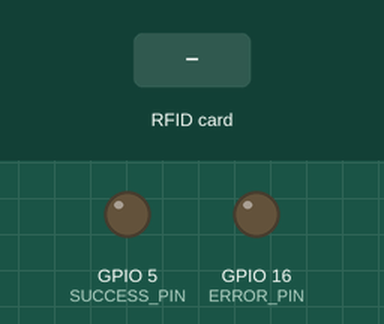
A sketch run on a simulated ESP8266 (NodeMCU). Shown: output pins drawn as LEDs (lit = HIGH). The inputs (shaded band) are chosen by the test bench. WiFi joins after 1.5 s; servers stay silent unless stated; uploads are accepted with an empty reply; what the sketch prints to the serial monitor is not drawn.

Above: at 4.7 s.
4.8 s: RFID card 5E 7A 19 C4 held to the reader
At 6.2 s:
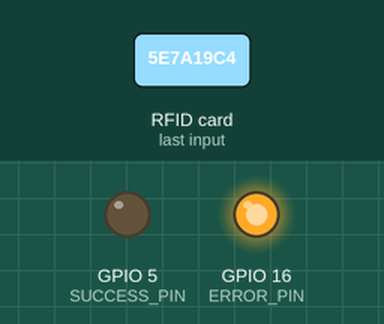
Timing chart, 0 to 9.3 s (numbered marks = the images above; inputs shaded):
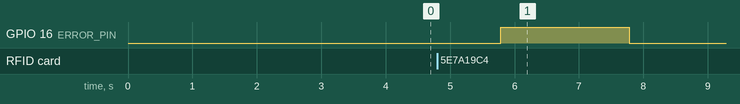

The sketch:

atpt-paybycard.ino
```cpp
#include <SPI.h>
#include <MFRC522.h>
#include <ESP8266HTTPClient.h>
#include <ESP8266WiFi.h>

#define SS_PIN 2
#define RST_PIN 4

#define ERROR_PIN 16
#define SUCCESS_PIN 5


const char *ssid = "Amar";
const char *password = "wifi1234";

MFRC522 mfrc522(SS_PIN, RST_PIN);
void setup() {
   delay(1000);
   Serial.begin(9600);
   WiFi.mode(WIFI_OFF);
   delay(1000);
   WiFi.mode(WIFI_STA);
   WiFi.begin(ssid, password);
   Serial.println("");

   pinMode(SUCCESS_PIN, OUTPUT);
   pinMode(ERROR_PIN, OUTPUT);

   Serial.print("Connecting");
   while (WiFi.status() != WL_CONNECTED) {
     delay(500);
     Serial.print(".");
   }

   Serial.println("");
   Serial.print("Connected to ");
   Serial.println(ssid);
   Serial.print("IP address: ");
   Serial.println(WiFi.localIP());

   SPI.begin();
   mfrc522.PCD_Init();
}

void sendRfidLog(long cardId) {

  if(WiFi.status() == WL_CONNECTED) {
    HTTPClient http;
    String postData = "reg=A00-A-001&card=" + String(cardId);

    Serial.println("KarticaID:");
    Serial.println(String(cardId));

    http.begin("http://192.168.43.141/publictransportcloud/api/LinijaPlacanje/card.php");
    http.addHeader("Content-Type", "application/x-www-form-urlencoded");

    Serial.println(postData);
    int httpCode = http.POST(postData);
    String payload = http.getString();

    Serial.println("httpCode:");
    Serial.println(httpCode);

    Serial.println("payload:");
    Serial.println(payload);

    if(payload.equals("success")) {
     digitalWrite(SUCCESS_PIN, HIGH);
     Serial.println("success! uspjelo je");
    } else {
     digitalWrite(ERROR_PIN, HIGH);
     Serial.println("Nece!");
    }

    http.end();
  }
}


void loop() {

  if ( mfrc522.PICC_IsNewCardPresent()){
    if ( mfrc522.PICC_ReadCardSerial()){
      long code=0;
      for (byte i = 0; i < mfrc522.uid.size; i++){
        code=((code+mfrc522.uid.uidByte[i])*10);
      }
      sendRfidLog(code);
    }
  }

  delay (2000);

  digitalWrite(SUCCESS_PIN, LOW);
  digitalWrite(ERROR_PIN, LOW);

}
```

Measured:
- after the input at 4.8 s, GPIO 16 (ERROR_PIN): LOW → HIGH after 0.98 s, → LOW 2.0 s later
